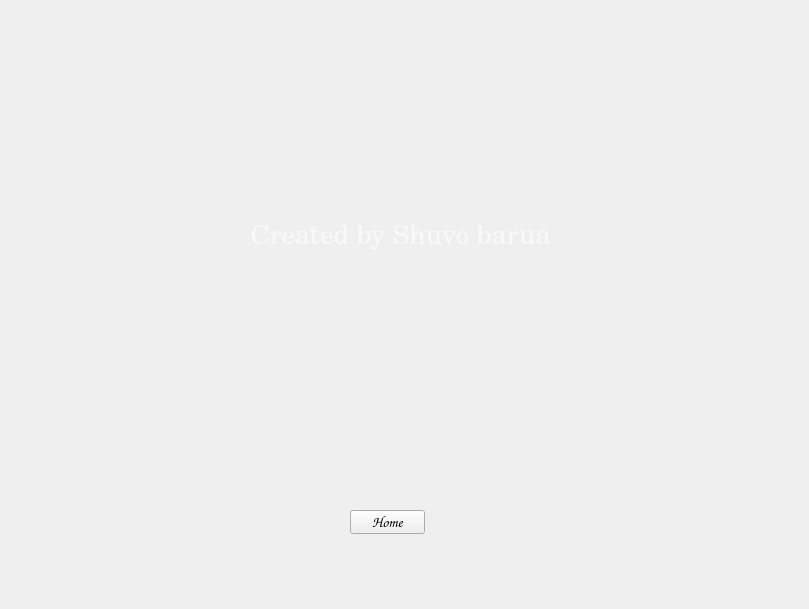
    <widget class="QWidget" name="about_p3">
     <widget class="QLabel" name="label_30">
      <property name="geometry">
       <rect>
        <x>0</x>
        <y>0</y>
        <width>800</width>
        <height>600</height>
       </rect>
      </property>
      <property name="text">
       <string/>
      </property>
      <property name="pixmap">
       <pixmap resource="Resources.qrc">:/images/D:/New folder/solid-color-dark-blue-15xnpk3vgf7g122q.jpg</pixmap>
      </property>
     </widget>
     <widget class="QPushButton" name="habout">
      <property name="geometry">
       <rect>
        <x>350</x>
        <y>510</y>
        <width>75</width>
        <height>24</height>
       </rect>
      </property>
      <property name="font">
       <font>
        <family>Comic Sans MS</family>
        <pointsize>11</pointsize>
        <weight>75</weight>
        <bold>true</bold>
       </font>
      </property>
      <property name="text">
       <string>Home</string>
      </property>
     </widget>
     <widget class="QLabel" name="label_31">
      <property name="geometry">
       <rect>
        <x>220</x>
        <y>160</y>
        <width>361</width>
        <height>161</height>
       </rect>
      </property>
      <property name="font">
       <font>
        <family>Century Schoolbook</family>
        <pointsize>20</pointsize>
       </font>
      </property>
      <property name="text">
       <string>&lt;html&gt;&lt;head/&gt;&lt;body&gt;&lt;p&gt;&lt;span style=&quot; color:#f9f9f9;&quot;&gt;Created by Shuvo barua&lt;/span&gt;&lt;/p&gt;&lt;/body&gt;&lt;/html&gt;</string>
      </property>
      <property name="alignment">
       <set>Qt::AlignCenter</set>
      </property>
     </widget>
    </widget>
